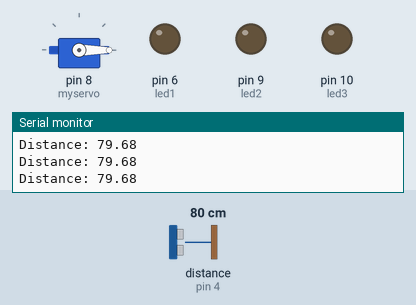
Recording of a sketch running on a simulated Arduino Leonardo, built with avr-gcc and run on an emulated ATmega32U4. On the bench: servo, output pins drawn as LEDs (lit = HIGH), the last lines printed to the serial monitor. Wiring (inferred from the names in the program): ultrasonic range finder: trigger pin 3; echo pin 4. The inputs (shaded band) are chosen by the test bench; at power-on: distance to the obstacle (sensor on pin 4) 80 cm. The echo pulse lasts 58.3 µs per cm; USB keyboard and mouse output is not drawn; pins used as bus, display or sensor lines are not drawn.

Above: at 1.2 s.
1.3 s: distance to the obstacle (sensor on pin 4) set to 54 cm
2.8 s: distance to the obstacle (sensor on pin 4) set to 46 cm
At 3.4 s:
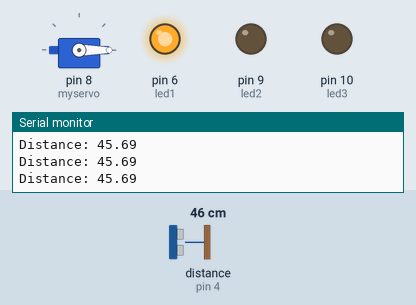
4.3 s: distance to the obstacle (sensor on pin 4) set to 32 cm
5.8 s: distance to the obstacle (sensor on pin 4) set to 28 cm
At 6.4 s:
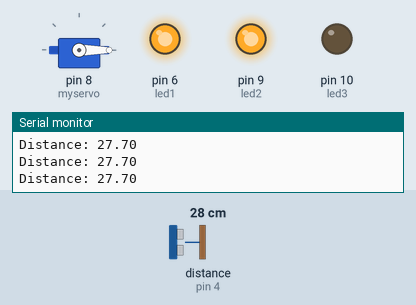
7.3 s: distance to the obstacle (sensor on pin 4) set to 12 cm
8.8 s: distance to the obstacle (sensor on pin 4) set to 9 cm
At 9.8 s:
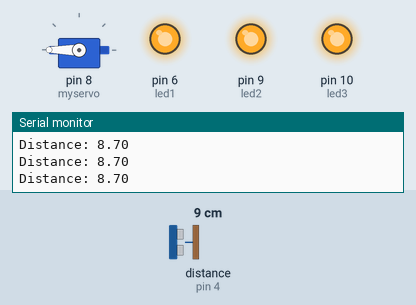
Timing chart, 0 to 11.4 s (numbered marks = the images above; inputs shaded):
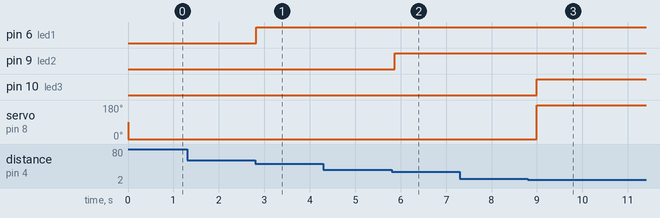

Measured:
- the behaviour switches between 51 and 50 cm on distance to the obstacle (sensor on pin 4) (found by bisection; images 0 and 1)
- the behaviour switches between 31 and 30 cm on distance to the obstacle (sensor on pin 4) (found by bisection; images 1 and 2)
- the behaviour switches between 11 and 10 cm on distance to the obstacle (sensor on pin 4) (found by bisection; images 2 and 3)
- after the input at 2.8 s, pin 6 (led1): LOW → HIGH at once
- after the input at 5.8 s, pin 9 (led2): LOW → HIGH after 0.07 s
- after the input at 8.8 s, pin 10 (led3): LOW → HIGH after 0.20 s; servo on pin 8 (myservo): 0° → 180° after 0.20 s

The sketch:

Control_Monitor_by_UltraSonic.ino
```cpp
#include <Servo.h>
#include <Keyboard.h>

Servo myservo;

int pos = 0;

const int trigPin = 3;
const int echoPin = 4;
int led1 = 6;
int led2 = 9;
int led3 = 10;

float duration, distance;

void setup() {
  pinMode(trigPin, OUTPUT);
  pinMode(echoPin, INPUT);
  pinMode(led1, OUTPUT);
  pinMode(led2, OUTPUT);
  pinMode(led3, OUTPUT);
  myservo.attach(8);
  Serial.begin(9600);
  Keyboard.begin();
}

void loop() {
  digitalWrite(trigPin, LOW);
  delayMicroseconds(2);
  digitalWrite(trigPin, HIGH);
  delayMicroseconds(10);
  digitalWrite(trigPin, LOW);

  duration = pulseIn(echoPin, HIGH);
  distance = (duration * .0343) / 2;
  Serial.print("Distance: ");
  Serial.println(distance);
  // if ()
  if (distance > 0 && distance < 50) {
    digitalWrite(led1, HIGH);
    delay(50);
  }
  if (distance > 0 && distance < 30) {
    digitalWrite(led1, HIGH);
    digitalWrite(led2, HIGH);
    delay(50);
  }
  if (distance > 0 && distance < 10) {
    digitalWrite(led1, HIGH);
    digitalWrite(led2, HIGH);
    digitalWrite(led3, HIGH);
    myservo.write(180);
    Keyboard.write(0x83);
    Keyboard.write('d');
    //Keyboard.write(0x83); // 왼쪽 윈도우 키
    delay(100);
    Keyboard.releaseAll();
    delay(50);
  }
  if (distance >= 50) {
    digitalWrite(led1, LOW);
    digitalWrite(led2, LOW);
    digitalWrite(led3, LOW);
    myservo.write(0);
    delay(50);
  }
  //delay(100);
}
```
